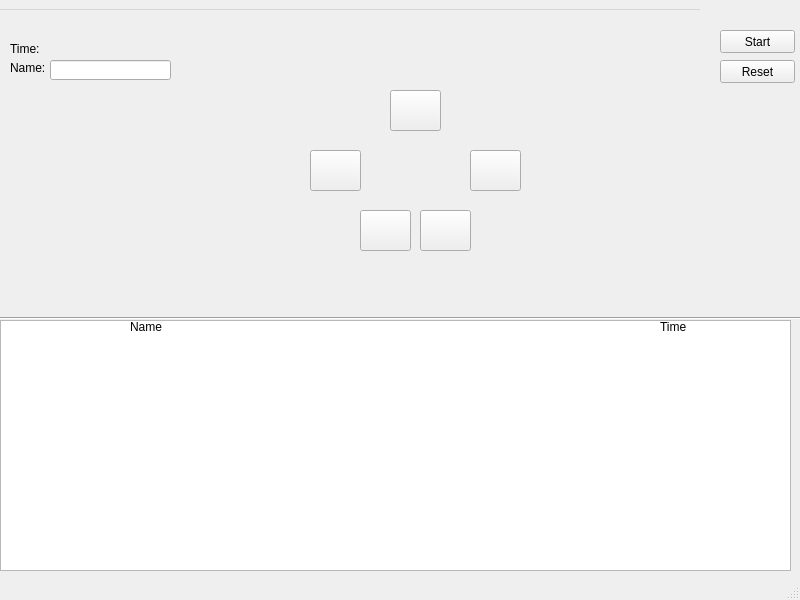
<?xml version="1.0" encoding="UTF-8"?>
<ui version="4.0">
 <class>MainWindow</class>
 <widget class="QMainWindow" name="MainWindow">
  <property name="geometry">
   <rect>
    <x>0</x>
    <y>0</y>
    <width>800</width>
    <height>600</height>
   </rect>
  </property>
  <property name="windowTitle">
   <string>MainWindow</string>
  </property>
  <widget class="QWidget" name="centralwidget">
   <widget class="QLabel" name="time">
    <property name="geometry">
     <rect>
      <x>10</x>
      <y>20</y>
      <width>31</width>
      <height>37</height>
     </rect>
    </property>
    <property name="text">
     <string>Time:</string>
    </property>
   </widget>
   <widget class="QPushButton" name="Start">
    <property name="geometry">
     <rect>
      <x>720</x>
      <y>20</y>
      <width>75</width>
      <height>23</height>
     </rect>
    </property>
    <property name="text">
     <string>Start</string>
    </property>
   </widget>
   <widget class="QPushButton" name="Torch_one">
    <property name="geometry">
     <rect>
      <x>390</x>
      <y>80</y>
      <width>51</width>
      <height>41</height>
     </rect>
    </property>
    <property name="text">
     <string/>
    </property>
   </widget>
   <widget class="QPushButton" name="Torch_five">
    <property name="geometry">
     <rect>
      <x>310</x>
      <y>140</y>
      <width>51</width>
      <height>41</height>
     </rect>
    </property>
    <property name="text">
     <string/>
    </property>
   </widget>
   <widget class="QPushButton" name="Torch_two">
    <property name="geometry">
     <rect>
      <x>470</x>
      <y>140</y>
      <width>51</width>
      <height>41</height>
     </rect>
    </property>
    <property name="text">
     <string/>
    </property>
   </widget>
   <widget class="QPushButton" name="Torch_three">
    <property name="geometry">
     <rect>
      <x>420</x>
      <y>200</y>
      <width>51</width>
      <height>41</height>
     </rect>
    </property>
    <property name="text">
     <string/>
    </property>
   </widget>
   <widget class="QPushButton" name="Torch_four">
    <property name="geometry">
     <rect>
      <x>360</x>
      <y>200</y>
      <width>51</width>
      <height>41</height>
     </rect>
    </property>
    <property name="text">
     <string/>
    </property>
   </widget>
   <widget class="QListView" name="list_record">
    <property name="geometry">
     <rect>
      <x>0</x>
      <y>310</y>
      <width>791</width>
      <height>251</height>
     </rect>
    </property>
   </widget>
   <widget class="Line" name="line">
    <property name="geometry">
     <rect>
      <x>0</x>
      <y>300</y>
      <width>801</width>
      <height>16</height>
     </rect>
    </property>
    <property name="orientation">
     <enum>Qt::Horizontal</enum>
    </property>
   </widget>
   <widget class="QPushButton" name="btn_reset">
    <property name="geometry">
     <rect>
      <x>720</x>
      <y>50</y>
      <width>75</width>
      <height>23</height>
     </rect>
    </property>
    <property name="text">
     <string>Reset</string>
    </property>
   </widget>
   <widget class="QLabel" name="label">
    <property name="geometry">
     <rect>
      <x>10</x>
      <y>50</y>
      <width>41</width>
      <height>16</height>
     </rect>
    </property>
    <property name="text">
     <string>Name:</string>
    </property>
   </widget>
   <widget class="QLabel" name="ris_name">
    <property name="geometry">
     <rect>
      <x>130</x>
      <y>310</y>
      <width>47</width>
      <height>13</height>
     </rect>
    </property>
    <property name="text">
     <string>Name</string>
    </property>
   </widget>
   <widget class="QLabel" name="ris_time">
    <property name="geometry">
     <rect>
      <x>660</x>
      <y>310</y>
      <width>47</width>
      <height>13</height>
     </rect>
    </property>
    <property name="text">
     <string>Time</string>
    </property>
   </widget>
   <widget class="QLineEdit" name="name">
    <property name="geometry">
     <rect>
      <x>50</x>
      <y>50</y>
      <width>121</width>
      <height>20</height>
     </rect>
    </property>
   </widget>
   <widget class="QLabel" name="timer_visible">
    <property name="geometry">
     <rect>
      <x>40</x>
      <y>30</y>
      <width>131</width>
      <height>16</height>
     </rect>
    </property>
    <property name="text">
     <string/>
    </property>
   </widget>
  </widget>
  <widget class="QMenuBar" name="menubar">
   <property name="geometry">
    <rect>
     <x>0</x>
     <y>0</y>
     <width>700</width>
     <height>10</height>
    </rect>
   </property>
   <property name="minimumSize">
    <size>
     <width>700</width>
     <height>10</height>
    </size>
   </property>
   <property name="maximumSize">
    <size>
     <width>700</width>
     <height>10</height>
    </size>
   </property>
  </widget>
  <widget class="QStatusBar" name="statusbar"/>
 </widget>
 <resources/>
 <connections/>
</ui>
